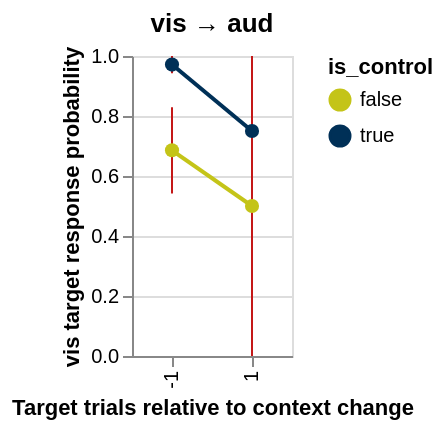

Write notebook code for a chart like this one.
### Code cell
import altair as alt

df = (
    pl.read_parquet("vayle_muscimol.parquet")        
)

next_rew_df = (
    df.unique(['session_id', 'block_index']).sort('block_index').group_by('session_id', maintain_order=True).agg('block_index', 'rewarded_modality')
    .with_columns(
        pl.col('rewarded_modality').list.shift(1).alias('prev_rewarded_modality'),
        pl.col('rewarded_modality').list.shift(-1).alias('next_rewarded_modality'),
    )
    .explode('block_index', 'prev_rewarded_modality', 'next_rewarded_modality')
    .drop('rewarded_modality')
)

# - vis block to aud block transitions
#   - vis target, rewarded -> vis target unrewarded
#
trial_to_use = 6 # second autoreward
to_aud_rew_df = (
    df
    .join(next_rew_df, on=['session_id', 'block_index'])
    .filter(
        pl.col('is_vis_target'),
    )
    .with_columns(
        (pl.col('trial_index_in_block') == pl.col('trial_index_in_block').max()).over('session_id', 'block_index').alias('is_last_trial_in_block'),
        (pl.col('trial_index_in_block') == trial_to_use).over('session_id', 'block_index').alias('is_first_trial_in_block'),
    )
    .with_columns(
        pl.when(pl.col('is_last_trial_in_block') & pl.col('is_vis_rewarded') & pl.col('next_rewarded_modality').eq('aud'))
        .then(-1)
        .when(pl.col('is_first_trial_in_block') & pl.col('is_aud_rewarded') & pl.col('prev_rewarded_modality').eq('vis'))
        .then(1)
        .otherwise(None)
        .alias('trial')
    )
    .drop_nulls('trial')
    .with_columns(
        pl.col('is_response').sum().over('session_id', 'trial').alias('n_responses'),
        pl.col('is_vis_target').len().over('session_id', 'trial').alias('n_trials'),
        (pl.col('is_response').sum() / pl.col('is_vis_target').len()).over('session_id', 'trial').alias('response probability')
    )
    .sort('session_id')
    .group_by('subject_id', 'trial', 'is_control')
    .agg(
        pl.col('response probability').mean(),
    )
) 

lines = alt.Chart(to_aud_rew_df, width=80, height=150).mark_line(point=True).encode(
    x='trial:N',
    y='mean(response probability):Q',
    color='is_control:N'
)
dots = alt.Chart(to_aud_rew_df).mark_point(filled=True, size=50).encode(
    x=alt.X('trial:N', title='Target trials relative to context change'),
    y=alt.Y('mean(response probability):Q', title='vis target response probability'),  
    color=alt.Color('is_control:N').scale(range=[ "#C4C418", '#003057'])
)
error = alt.Chart(to_aud_rew_df).mark_errorbar(color="#C41818").encode(
    x=alt.X('trial:N', title='Target trials relative to context change'),
    y=alt.Y('mean(response probability):Q', title='vis target response probability'),  
    detail=alt.Color('is_control:N'),
)
chart = (error + lines + dots).properties(title='vis → aud ')
chart.save('vis_to_aud_transition_vis_target_response_probability.html')
chart.save('aud_to_vis_transition_vis_target_response_probability.svg')
chart.save(r'C:\Users\vayle.lafehr\Downloads\vis_to_aud_transition_vis_target_response_probability.svg')
chart

### Figure 1 — Vega-Lite specification as saved in the notebook (floating-point values rounded to 4 significant figures)
{"config": {"view": {"continuousWidth": 300, "continuousHeight": 300}}, "layer": [{"mark": {"type": "errorbar", "color": "#C41818"}, "encoding": {"detail": {"field": "is_control", "type": "nominal"}, "x": {"field": "trial", "title": "Target trials relative to context change", "type": "nominal"}, "y": {"aggregate": "mean", "field": "response probability", "title": "vis target response probability", "type": "quantitative"}}}, {"mark": {"type": "line", "point": true}, "encoding": {"color": {"field": "is_control", "type": "nominal"}, "x": {"field": "trial", "type": "nominal"}, "y": {"aggregate": "mean", "field": "response probability", "type": "quantitative"}}}, {"mark": {"type": "point", "filled": true, "size": 50}, "encoding": {"color": {"field": "is_control", "scale": {"range": ["#C4C418", "#003057"]}, "type": "nominal"}, "x": {"field": "trial", "title": "Target trials relative to context change", "type": "nominal"}, "y": {"aggregate": "mean", "field": "response probability", "title": "vis target response probability", "type": "quantitative"}}}], "data": {"name": "data-a6bf819a193d9c1fa1701da37ce2afad"}, "height": 150, "title": "vis → aud ", "width": 80, "$schema": "https://vega.github.io/schema/vega-lite/v5.20.1.json", "datasets": {"data-a6bf819a193d9c1fa1701da37ce2afad": [{"subject_id": "774916", "trial": 1, "is_control": true, "response probability": 1.0}, {"subject_id": "739828", "trial": -1, "is_control": false, "response probability": 1.0}, {"subject_id": "767405", "trial": 1, "is_control": false, "response probability": 1.0}, {"subject_id": "739828", "trial": 1, "is_control": false, "response probability": 0.0}, {"subject_id": "728053", "trial": -1, "is_control": false, "response probability": 0.8}, {"subject_id": "774916", "trial": -1, "is_control": false, "response probability": 0.4}, {"subject_id": "767405", "trial": -1, "is_control": true, "response probability": 1.0}, {"subject_id": "772657", "trial": -1, "is_control": false, "response probability": 1.0}, {"subject_id": "782106", "trial": -1, "is_control": false, "response probability": 0.6}, {"subject_id": "772657", "trial": -1, "is_control": true, "response probability": 1.0}, {"subject_id": "774916", "trial": -1, "is_control": true, "response probability": 0.8}, {"subject_id": "774470", "trial": -1, "is_control": false, "response probability": 0.0}, {"subject_id": "767405", "trial": -1, "is_control": false, "response probability": 1.0}, {"subject_id": "767405", "trial": 1, "is_control": true, "response probability": 1.0}, {"subject_id": "739828", "trial": -1, "is_control": true, "response probability": 1.0}, {"subject_id": "728053", "trial": -1, "is_control": true, "response probability": 1.0}, {"subject_id": "772657", "trial": 1, "is_control": true, "response probability": 1.0}, {"subject_id": "782106", "trial": -1, "is_control": true, "response probability": 1.0}, {"subject_id": "774470", "trial": 1, "is_control": true, "response probability": 0.5}, {"subject_id": "774470", "trial": -1, "is_control": true, "response probability": 1.0}, {"subject_id": "728053", "trial": 1, "is_control": true, "response probability": 0.0}, {"subject_id": "782106", "trial": 1, "is_control": true, "response probability": 1.0}]}}
